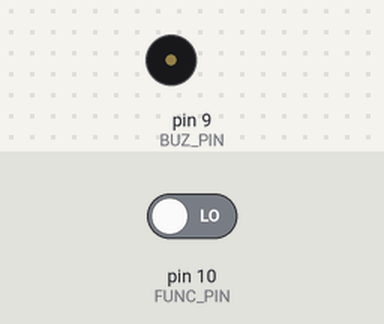
A sketch run on a simulated Arduino Nano, built with avr-gcc and run on an emulated ATmega328P. On the bench: buzzer (waves = sounding). The test bench sets the inputs (shaded band); at power-on: pin 10 (FUNC_PIN) LOW.

Above: at 2.8 s.
2.9 s: pin 10 (FUNC_PIN) driven HIGH
Timing chart, 0 to 10.5 s (numbered marks = the images above; inputs shaded):
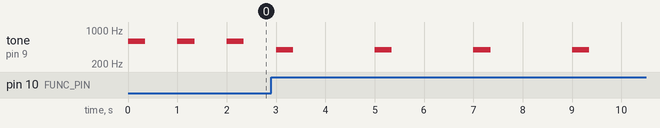

Measured:
- after the input at 2.9 s, tone on pin 9 (BUZ_PIN): alternates 392 Hz for 0.35 s and silent for 1.7 s, starting after 0.10 s
- by itself, tone on pin 9 (BUZ_PIN): alternates 587 Hz for 0.35 s and silent for 0.65 s

The sketch:

6_0_Onboard_buzzer_pin_9_.ino
```cpp
/* 02.01.2018
   https://github.com/SFERA-GIT/Nano-shield-rev.-1.1
   СФЕРА ЗНАНИЙ (г.Челябинск) http://сферазнаний.рф/
   Пример работы с пьезоизлучателем (контакт D9) и переключателем на контакте D10.
   Для работы с пьезоизлучателем необходимо установить перемычку
   на нижней гребенке между зеленым и желтыми контактами напротив контакта D9.
   Для работы с переключателем необходимо его припаять,
   если он не установлен.
   D9 - BUZ_PIN (пьезоизлучатель)
   D10 - FUNC_PIN (переключатель)

   !!!!!!!!!!!!!!!!!!!!!!!!!!!!!!!!ВНИМАНИЕ!!!!!!!!!!!!!!!!!!!!!!!!!!!!!!!!
   Использование функции tone() будет мешать выходу PWM на контакты 3 и 11.
   т.е. одновременное использование пьезоизлучателя и моторов приведет неравномерной работе ШИМ на контактах 3 и 11
   (скорости, если подключен мотор; яркости, если подключен мощный светодиод).
*/

//Объявляем константы с помощью оператора #define
#define FUNC_PIN 10  // любое упоминание сочетания символов FUNC_PIN будет заменено компилятором на значение 10
#define BUZ_PIN 9    // любое упоминание сочетания символов BUZ_PIN будет заменено компилятором на значение 9

//Обязательная функция setup (выполняется один раз перед функцией loop)
void setup()
//Тело функции setup
{
  pinMode(BUZ_PIN, OUTPUT);     //настройка контакта BUZ_PIN(9) на выход
  pinMode(FUNC_PIN, INPUT);     //настройка контакта FUNC_PIN(10) на вход
}

//Обязательная функция loop (бесконечно повторяющаяся функция)
void loop()
//Тело функции loop
{
  if (digitalRead(FUNC_PIN) == 1) //если на входе (10) присутвует напряжение
  {
    tone(9, 392, 350);      // (9 - контакт,на котором генерируется тон, 392 - частота тона в герцах, 350 - длительность тона в миллисекундах)
    delay(2000);            //Ожидание 350 милисекунд (0.35 секунды)
    tone(9, 392, 350);      // (9 - контакт,на котором генерируется тон, 392 - частота тона в герцах, 350 - длительность тона в миллисекундах)
  }
  else //если на входе (10) отсутствует напряжение
  {
    tone(9, 587, 350);      // (9 - контакт, на котором генерируется тон, 587 - частота тона в герцах, 350 - длительность тона в миллисекундах)
    delay(1000);            //Ожидание 350 милисекунд (0.35 секунды)
    tone(9, 587, 350);      // (9 - контакт, на котором генерируется тон, 587 - частота тона в герцах, 350 - длительность тона в миллисекундах)
  }
}
```
